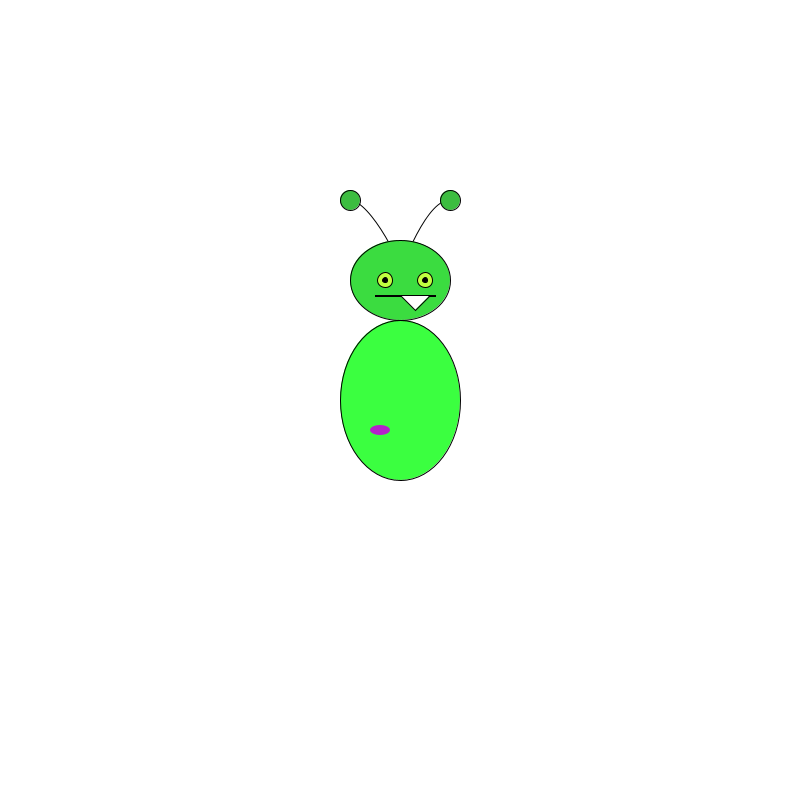
Frame 1 (no input)
Frame 60 (the mouse pressed at the canvas centre just before this capture): identical to frame 1, image omitted
Frame 120 (the mouse held since frame 60 and released just before this capture): identical to frame 1, image omitted

The Processing sketch that drew this single still picture (run headless with seeded random() and noise(); from frame 60 on, the mouse is pressed at the canvas centre):

// Processing sketch: week_7_Thurs
// ── week_7_Thurs.pde
int w = 800;
int ang = 45;
float wanderX = 0;
float wanderY = 0;
float x, y;
color s1 = color(60, 189, 64); //greenish yellow
color s2 = color(59, 220, 64); //lighter green
color blink = s1;
color wort = color(181, 35, 203); // purple wart

void setup() {
  background(255);
  size(800, 800);
}

void draw() {
  background(255);
  
  //Monster Body
  smooth();

  curve(w/2 - 100 + x, w/2-100 + y, w/2 - 50 + x, w/2-200 + y, w/2 + 10 + x, w/2 -100 + y, w/2 -20 + x, w/2 + 20 + y); //left antenna
  curve(w/2 + 120 + x, w/2-80 + y, w/2 + 50 + x, w/2-200 + y, w/2 - 10 + x, w/2 - 100 + y, w/2 -20 + x, w/2 + 40 + y); //right antenna
  fill(59, 275, 64); //darker green
  ellipse(w/2 + x, w/2 + y, 120, 160); //body
  fill(wort); // purple
  noStroke(); 
  ellipse(w/2 - 20 + x, w/2 + 30 + y, 20, 10);  //wart
  
  //head
  fill(59, 220, 64); // lighter green
  stroke(0); 
  ellipse(w/2 + x, w/2 - 120 + y, 100, 80); //head
  fill(0);
  rect(w/2 - 25 + x, w/2 - 105 + y, 60, 1); //mouth
  fill(255);
  triangle(w/2 + 15 + x, w/2 - 90 + y, w/2 + x, w/2-105 + y, w/2 + 30 + x, w/2 - 105 + y); //tooth
 
  fill(60, 189, 64); //lighter green
  ellipse(w/2 - 50 + x, w/2 - 200 + y, 20, 20); // left antenna point
  ellipse(w/2 + 50 + x, w/2 - 200 + y, 20, 20); // right antenna point
  noFill();
  
  
  
  //eye
  fill(193, 255, 64); //greenish yellow
  ellipse(w/2 - 15 + x, w/2 - 120 + y, 15, 15); //left eye
  ellipse(w/2 + 25 + x, w/2 - 120 + y, 15, 15); //right eye
  fill(0);
  ellipse(w/2 - 15 + 0 + x, w/2 - 120 + 0 + y, 5, 5); //left pupil
  ellipse(w/2 + 25 + 0 + x, w/2 - 120 + 0 + y, 5, 5); //right pupil
  noFill();
}
